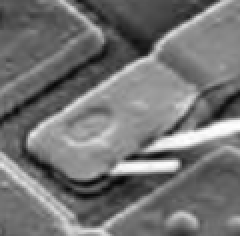
#> input picture Assgn2/fft_sample.png, 120 x 118 px, given in place of original1.jpg, which was not available (shown 2 times larger)
$ python genblur.py
#> lines starting #> are read from the running program, lines starting #| are printed output that depends on the picture; after the words box and inside, x2 and y2 are one past the last pixel; in counts of white or black regions, pixels touching at a corner belong together; long printed decimals are rounded; pictures that were not available may be replaced by others from this repository, and a replacement may not be noted
import numpy as np # Import numpy for mathematical operations and functions
import sys # Required for starting and exiting application
import copy # Need the deepcopy function to copy entire arrays
from PIL import Image # Required to read jpeg images
import cv2 as cv2
import math
from matplotlib import pyplot as plt
import matplotlib.image as mpimg
from scipy.signal import butter, lfilter, freqz

# Filter requirements.
order = 10
fs = 10000.0       # sample rate, Hz
cutoff = 430  # desired cutoff frequency of the filter, Hz
cutoff_radius = 200
r_sq = cutoff_radius**2

def psnr(img1, img2):	#input,output
    mse = np.mean( (img1 - img2) ** 2 ).astype(float)
    inp_max = np.max(img1)
    return 20 * math.log10(inp_max / math.sqrt(mse))
    # return mse

def butter_lowpass(cutoff, fs, order=5):
    nyq = 0.5 * fs
    normal_cutoff = cutoff / nyq
    b, a = butter(order, normal_cutoff, btype='low', analog=False)
    return b, a

def butter_lowpass_filter(data, cutoff, fs, order=5):
    b, a = butter_lowpass(cutoff, fs, order=order)
    y = lfilter(b, a, data)
    return y

def deblur(blur_img, kernel,shift_fft_mat):

	blur_img = blur_img.astype(float)
	kernel = kernel.astype(float)

	rows,cols= np.shape(blur_img)
	kernel = cv2.resize(kernel,(cols,rows))


	pad_blur_img = np.zeros((2*rows, 2*cols), np.float64)
	pad_kernel = np.zeros((2*rows, 2*cols), np.float64)
	pad_blur_img[0:blur_img.shape[0], 0:blur_img.shape[1]] = blur_img[:,:]
	pad_kernel[0:blur_img.shape[0], 0:blur_img.shape[1]] = kernel[:,:]

	pad_blur_img = np.multiply(pad_blur_img,shift_fft_mat)
	pad_kernel = np.multiply(pad_kernel,shift_fft_mat)


	#taking the respective DFTs
	fft_blur_img = np.fft.fft2(pad_blur_img)
	fft_kernel = np.fft.fft2(pad_kernel)

	output = np.multiply(fft_blur_img,fft_kernel)


	output = np.fft.ifft2(output)
	output = (np.real(output)).astype(float)

	output = np.multiply(output,shift_fft_mat)

	crop_output = output[0:blur_img.shape[0], 0:blur_img.shape[1]]

	return crop_output

blur_img = cv2.imread("/Users/sachin007/Documents/EE610/EE610_ImgProcessn/Assgn2/original1.jpg",1) #load the blurred image
#> blur_img is the input picture: shape (118, 120, 3); min 6, max 254, mean 115.8
cv2.imshow("blurred_image", blur_img)
blur_img = blur_img.astype(float)
Rch,Gch,Bch = cv2.split(blur_img);	#split the image into the respective channels

row_b,cols_b,chan = np.shape(blur_img)
#> row_b = 118; cols_b = 120; chan = 3
shift_fft_mat = np.ones((2*row_b,2*cols_b))
for i in range(2*row_b):
	for j in range(2*cols_b):
		if((i+j)%2 == 1):
			shift_fft_mat[i,j] = shift_fft_mat[i,j] * (-1)
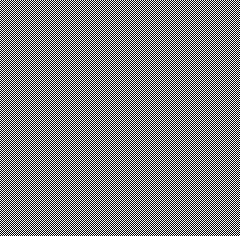
#> shift_fft_mat: shape (236, 240) float64; values -1 (black) and 1 (white), 50% white in thin lines or dots

kernel= cv2.imread("/Users/sachin007/Documents/EE610/EE610_ImgProcessn/Assgn2/kernel1b.png",1) #load the blurring filter 1
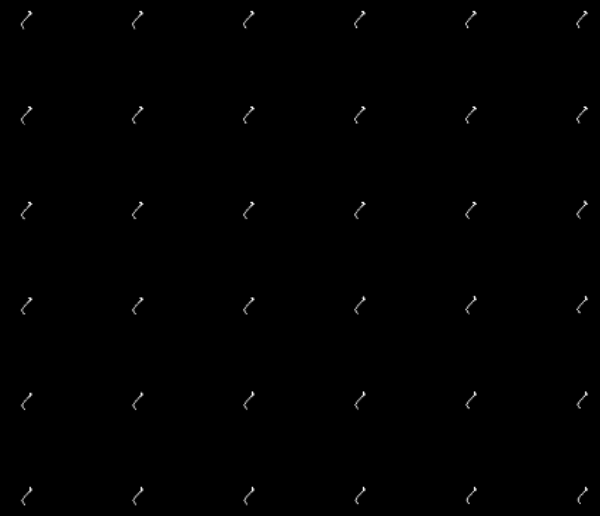
#> input picture Assgn2/kernel1b.png, 600 x 516 px, found by its file name
#> kernel is the input picture: shape (516, 600, 3); min 0, max 252, mean 0.8
R_ker,G_ker,B_ker = cv2.split(kernel); #split the kernel into the respective channels
kernel = kernel.astype(float)

R_deblur = deblur(Rch,R_ker,shift_fft_mat)
#> in deblur, `pad_kernel = np.multiply(pad_kernel,shift_fft_mat)`:
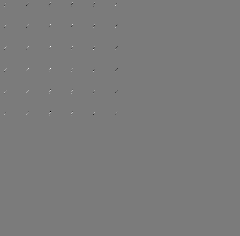
#> pad_kernel: shape (236, 240) float64; min -230.2, max 245.3, mean 0; drawn with min black and max white
#> in deblur, `output = (np.real(output)).astype(float)`:
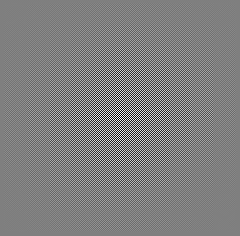
#> output: shape (236, 240) float64; min -1262594.3, max 1259972.6, mean 0.5; drawn with min black and max white
#> in deblur, `output = np.multiply(output,shift_fft_mat)`:
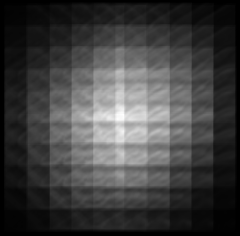
#> output: shape (236, 240) float64; min -2.88e-10, max 1262594.3, mean 318773.9; drawn with min black and max white
#> in deblur, `crop_output = output[0:blur_img.shape[0], 0:blur_img.shape[1]]`:
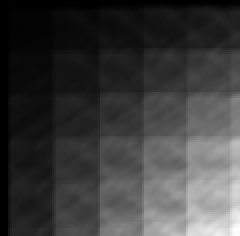
#> crop_output: shape (118, 120) float64 (shown 2 times larger); min -2.88e-10, max 1244769.6, mean 295504.6; drawn with min black and max white
R_deblur = R_deblur/np.max(R_deblur)
G_deblur = deblur(Gch,G_ker,shift_fft_mat)
G_deblur = G_deblur/np.max(G_deblur)
B_deblur = deblur(Bch,B_ker,shift_fft_mat)
B_deblur = B_deblur/np.max(B_deblur)

deblur_img = cv2.merge([R_deblur,G_deblur,B_deblur])
deblur_img = deblur_img.astype(float)
# import pdb;pdb.set_trace()
out_psnr = psnr(blur_img,deblur_img)
#> in psnr, `mse = np.mean( (img1 - img2) ** 2 ).astype(float)`: mse = 15402.9
#> in psnr, `inp_max = np.max(img1)`: inp_max = 254
#> out_psnr = 6.22
print(out_psnr)
#| 6.221
cv2.imshow("output",deblur_img)
cv2.imwrite("genblur.png",deblur_img)
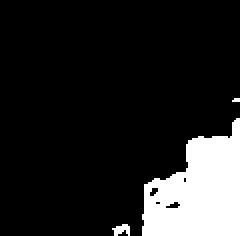
#> saved as genblur.png: shape (118, 120, 3) (shown 2 times larger); values 0 (black) and 1 (white), 14.1% white; 3 white regions (1 under 20 px), largest, box (x1, y1, x2, y2) and area: (71, 59, 120, 118) 1959, (56, 112, 65, 118) 35
cv2.waitKey(0)
